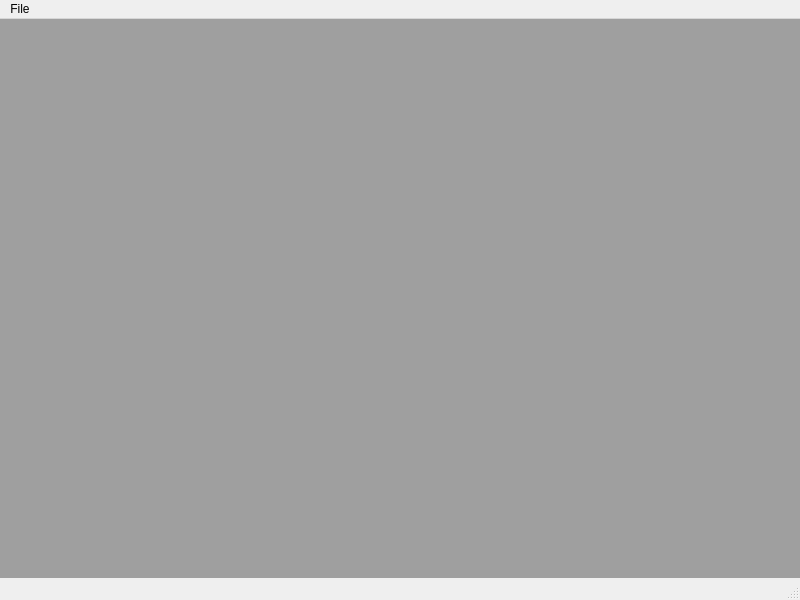
<?xml version="1.0" encoding="UTF-8"?>
<ui version="4.0">
 <class>MainWindow</class>
 <widget class="QMainWindow" name="MainWindow">
  <property name="geometry">
   <rect>
    <x>0</x>
    <y>0</y>
    <width>800</width>
    <height>600</height>
   </rect>
  </property>
  <property name="windowTitle">
   <string>文本编辑器</string>
  </property>
  <widget class="QWidget" name="centralWidget">
   <layout class="QVBoxLayout" name="verticalLayout">
    <property name="spacing">
     <number>0</number>
    </property>
    <property name="leftMargin">
     <number>0</number>
    </property>
    <property name="topMargin">
     <number>0</number>
    </property>
    <property name="rightMargin">
     <number>0</number>
    </property>
    <property name="bottomMargin">
     <number>0</number>
    </property>
    <item>
     <widget class="QMdiArea" name="mdiArea">
      <property name="viewMode">
       <enum>QMdiArea::TabbedView</enum>
      </property>
      <property name="tabShape">
       <enum>QTabWidget::Triangular</enum>
      </property>
     </widget>
    </item>
   </layout>
  </widget>
  <widget class="QMenuBar" name="menuBar">
   <property name="geometry">
    <rect>
     <x>0</x>
     <y>0</y>
     <width>800</width>
     <height>23</height>
    </rect>
   </property>
   <widget class="QMenu" name="menuFile">
    <property name="title">
     <string>File</string>
    </property>
    <addaction name="actionNew"/>
    <addaction name="actionOpen"/>
   </widget>
   <addaction name="menuFile"/>
  </widget>
  <widget class="QStatusBar" name="statusBar"/>
  <action name="actionNew">
   <property name="text">
    <string>New</string>
   </property>
  </action>
  <action name="actionOpen">
   <property name="text">
    <string>Open</string>
   </property>
  </action>
 </widget>
 <layoutdefault spacing="6" margin="11"/>
 <resources/>
 <connections/>
</ui>
